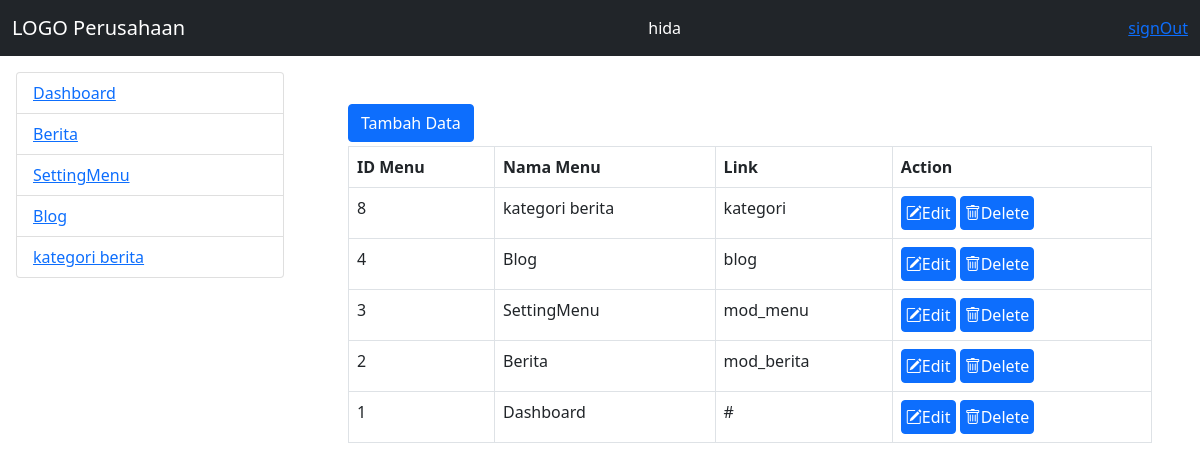
Page /admin/home.php?modul=mod_menu (signed in) on the committed database.
### tables this page shows
CREATE TABLE `mst_menu` (
  `idmenu` int(11) NOT NULL AUTO_INCREMENT,
  `nmmenu` varchar(20) NOT NULL,
  `link` varchar(30) NOT NULL,
  `is_active` tinyint(4) NOT NULL,
  PRIMARY KEY (`idmenu`)
);

### admin/mod_menu/index.php (the view, shortened to what this page needs)
<?php
include_once "menuCtrl.php";
if(!isset($_GET['act'])){
?>
<a href="?modul=mod_menu&act=add" class="btn btn-primary btn-xs mb-1">Tambah Data</a>
<table class="table table-bordered">
	<tr>
		<th>ID Menu</th>
		<th>Nama Menu</th>
		<th>Link</th>
		<th>Action</th>
	</tr>
	<?php
	$qry_listmenu = mysqli_query($connect_db,"select * from mst_menu order by idmenu DESC")
			or die("gagal akses table mst_menu ".mysqli_error($connect_db));
	while($row = mysqli_fetch_array($qry_listmenu)){
	?>
	<tr>
		<td><?php echo $row['idmenu']; ?></td>
		<td><?= $row['nmmenu']; ?></td>
		<td><?= $row['link']; ?></td>
		<td>
			<a href="?modul=mod_menu&act=edit&id=<?= $row['idmenu']; ?>" class="btn btn-xs btn-primary p-1"><i
					class="bi bi-pencil-square"></i>Edit</a>
			<a href="?modul=mod_menu&act=delete&id=<?= $row['idmenu']; ?>" class="btn btn-xs btn-primary p-1">
				<i class="bi bi-trash"></i>Delete</a>
		</td>
	</tr>
	<?php
		}
	?>
</table>
<?php
}
 ?>

### admin/menu.php (shortened to what this page needs)
<!DOCTYPE html>
<html lang="en">
<head>
</head>
<body>
	<?php
	$qry_menu = mysqli_query($connect_db, "select * from mst_menu") or die("view menu".mysqli_error($connect_db));
	?>
	<ul class="list-group">
		<?php
		while($row = mysqli_fetch_array($qry_menu)){
		?>
		<li class="list-group-item">
			<a href="?modul=<?= $row['link']; ?>"><?= $row['nmmenu']; ?></a>
		</li>
		<?php } ?>
	</ul>
</body>
</html>

### rows in the picture
mst_menu: nmmenu "Dashboard", idmenu "1", link "#"
mst_menu: nmmenu "Berita", idmenu "2", link "mod_berita"
mst_menu: nmmenu "SettingMenu", idmenu "3", link "mod_menu"
mst_menu: nmmenu "Blog", idmenu "4", link "blog"
mst_menu: nmmenu "kategori berita", idmenu "8", link "kategori"

### other values in the picture
$_SESSION['userlogin'] "hida"
